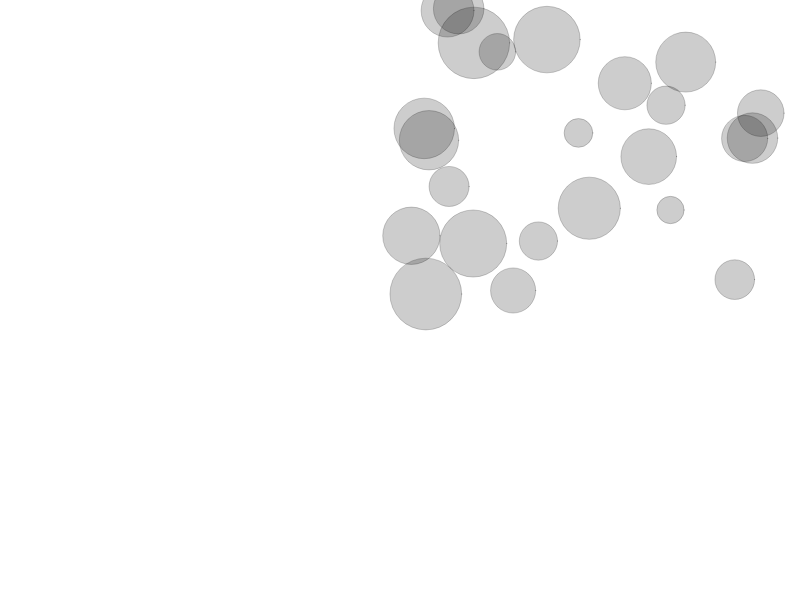
Frame 1 (no input)
Frame 60 (no input): identical to frame 1, image omitted
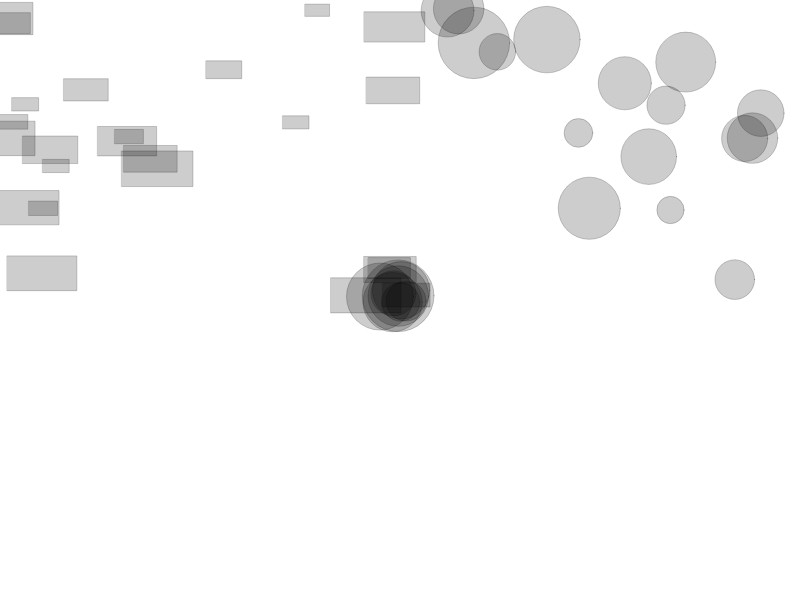
Frame 120 (the mouse pressed at the canvas centre since frame 60)

The p5.js sketch that drew these frames (run headless with seeded random() and noise() and a simulated clock; from frame 60 on, the mouse is pressed at the canvas centre):

// p5.js sketch
// ── sketch.js
// 00:36

var shapes = [];

function setup() {
  createCanvas(displayWidth, displayHeight);
  setTimeout(function() { 
    addShapes(24,width/2,width,0,height/2,'circle'); 
  },0);
  setTimeout(function() { 
    addShapes(24,0,width/2,0,height/2,'rect'); 
  },1000);
  setTimeout(function() { 
    addShapes(24,width/2,width,height/2,height,'line');    
  },2000);
  setTimeout(function() { 
    addShapes(24,0,width/2,height/2,height,'curve');    
  },3000);
  setTimeout(function() { 
    addShapes(24,width/2-144,width/2+144,height/2-144,height/2+144,'square');
  },4000);
  setTimeout(function() { 
    addShapes(24,width/2-72,width/2+72,height/2-72,height/2+72,'triangle');
  },5000);
  setTimeout(colorize,6000);
}

function draw() {
  clear();
  for (var i = 0; i < shapes.length; i++) {
    shapes[i].display();
    shapes[i].attract(mouseX,mouseY);
  }
}

// Trigger this from popcorn?
function addShapes(num,minx,maxx,miny,maxy,type) {
  for (var i = 0; i <num; i++) {
    shapes.push(new Shape(random(minx,maxx),random(miny,maxy),type));
  }
}

function colorize() {
  for (var i = 0; i < shapes.length; i++) {
    shapes[i].color = color(random(255),random(255),random(255),100);
  }
}

function Shape(x,y,t) {
  this.x = x || random(width);
  this.y = y || random(height);
  this.w = random(24,72);
  this.h = this.w;
  this.color = color(0,50);
  this.type = t || 'circle';
  if (this.type === 'rect') {
    this.h -= this.h/2;
  } else if (this.type === 'line' || this.type === 'curve') {
    this.x2 = this.x + random(-72,72);
    this.y2 = this.y + random(-72,72);
    // Finalize
    if (this.type === 'curve') {
      // This is silly, need to something else
      this.x3 = (this.x*0.25 + this.x2*0.75) + random(-12,12);
      this.y3 = (this.y*0.25 + this.y2*0.75) + random(-12,12);
      this.x4 = (this.x*0.75 + this.x2*0.25) + random(-12,12);
      this.y4 = (this.y*0.75 + this.y2*0.25) + random(-12,12);
    }
  } 
}

Shape.prototype.display = function() {
  fill(this.color);
  stroke(this.color);
  rectMode(CENTER);
  ellipseMode(CENTER);
  if (this.type === 'rect' || this.type === 'square') {
    rect(this.x,this.y,this.w,this.h);
  } else if (this.type === 'circle') {
    ellipse(this.x,this.y,this.w,this.h);
  } else if (this.type === 'line') {
    line(this.x,this.y,this.x2,this.y2);
  } else if (this.type === 'curve') {
    // Not implemented yet??
    // bezier(this.x,this.y,this.x2,this.y2,this.x3,this.y3,this.x4,this.y4);
    line(this.x,this.y,this.x3,this.y3);
    line(this.x3,this.y3,this.x4,this.y4);
    line(this.x4,this.y4,this.x2,this.y2);
  } else if (this.type === 'triangle') {
    beginShape();
    vertex(this.x,this.y);
    vertex(this.x-this.w/2,this.y+this.h);
    vertex(this.x+this.w/2,this.y+this.h);
    endShape(CLOSE);
  }
}

Shape.prototype.attract = function(x,y) {
  if (dist(x,y,this.x,this.y) < 200) {
    this.x = lerp(this.x,x,0.05);
    this.y = lerp(this.y,y,0.05);
    this.x += random(-5,5);
    this.y += random(-5,5);
  }

}
